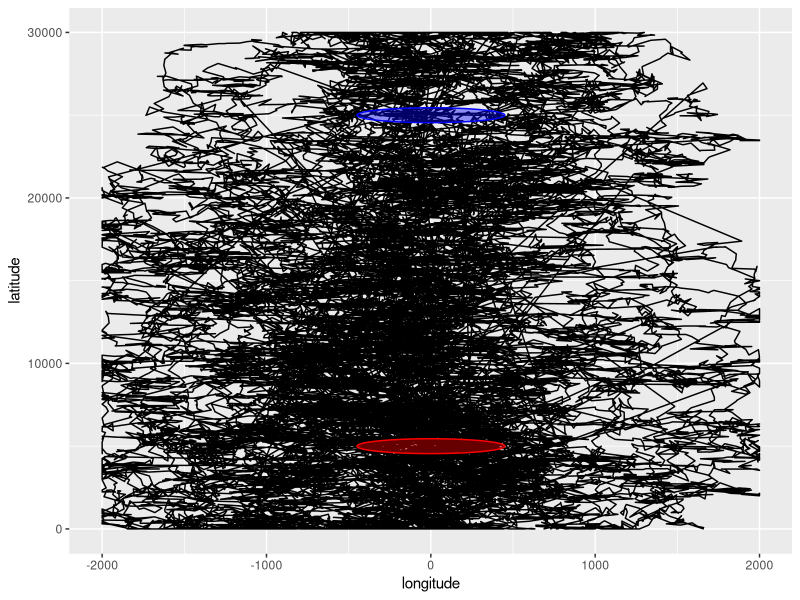
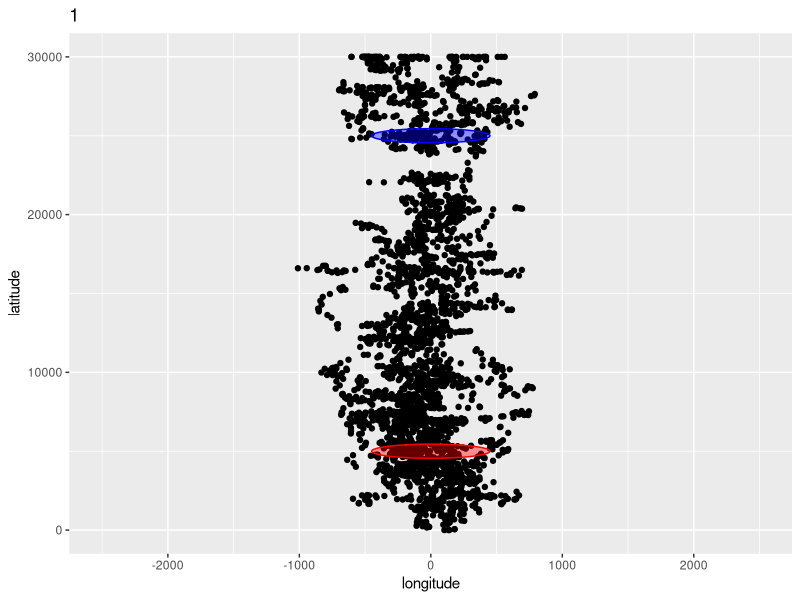
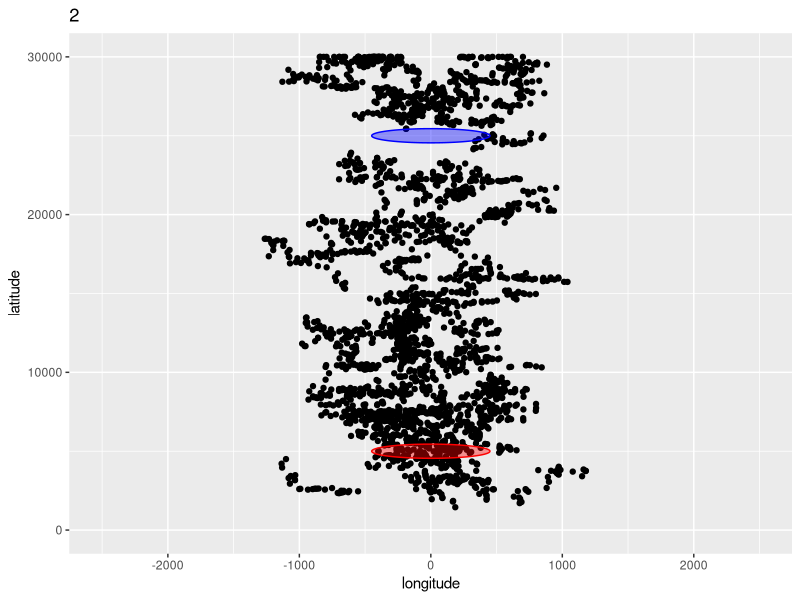
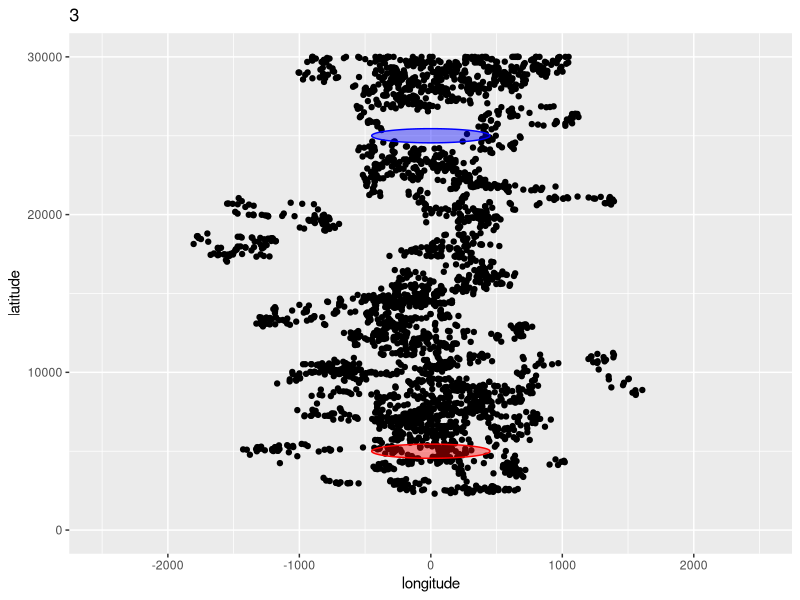
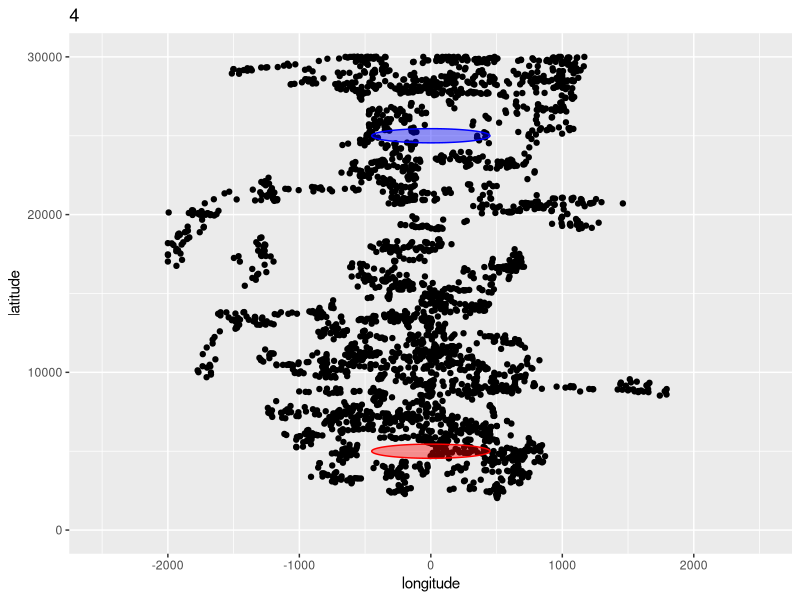
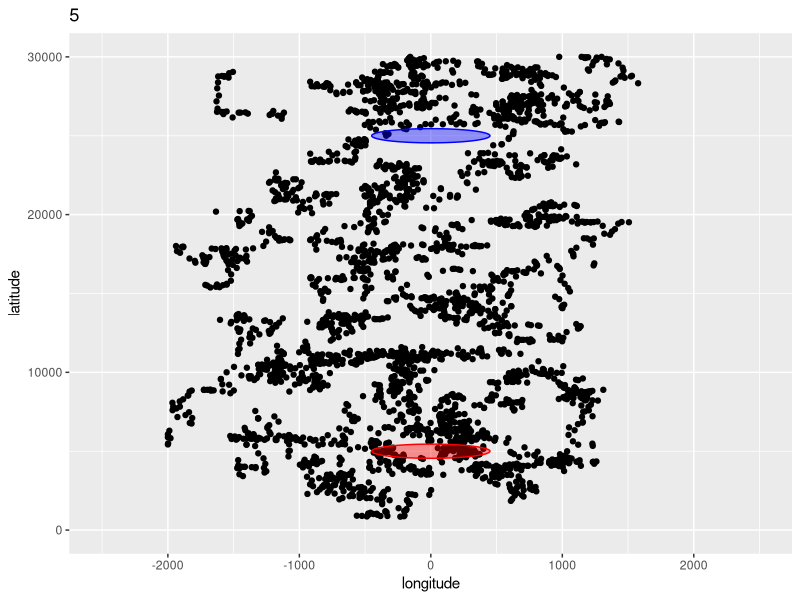
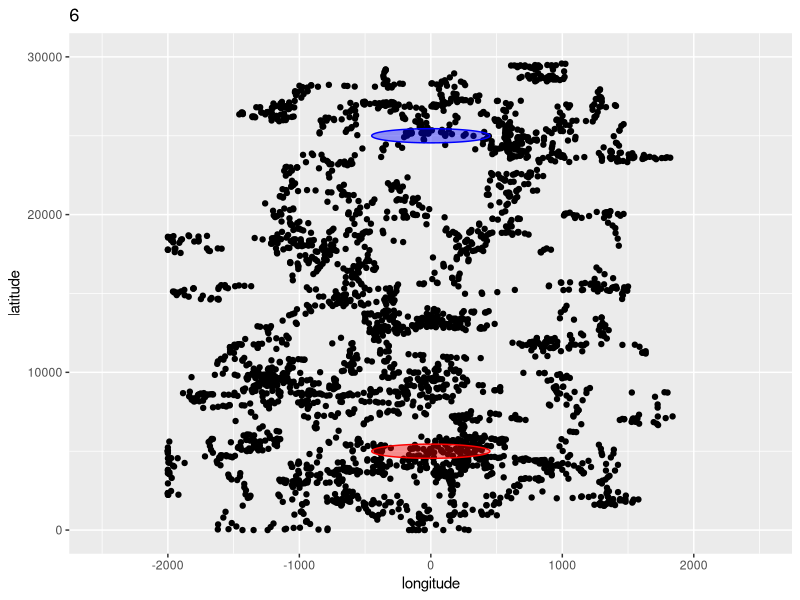
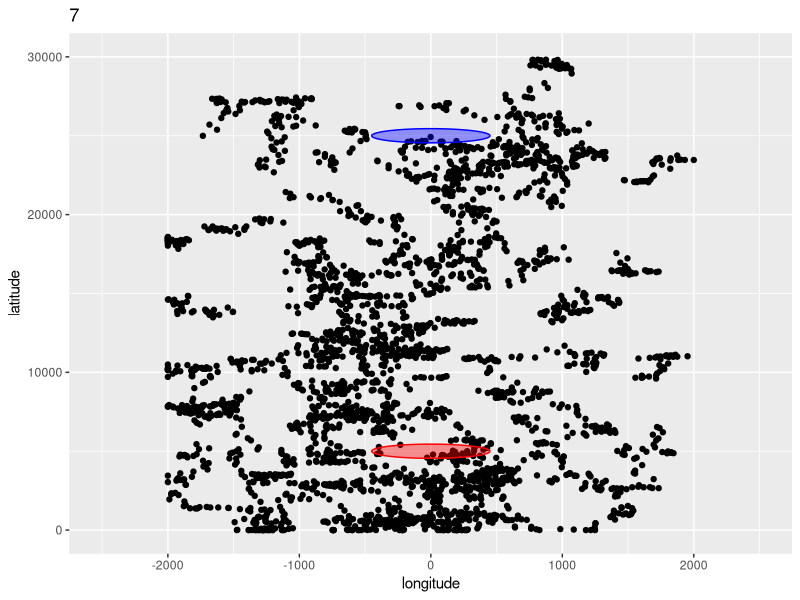

Generate these figures, in order, with R: (Note: this script raises an error after producing the figures.)


library(tidyverse)
library(lubridate)
library(patchwork)
rm(list = ls())

## years, individuals, days, and timesteps
n.years <- 1 # number years to simulate
n.ind <- 100 # number of individuals to simulate
n.days <- 365 # days in year
increment.days <- 60*60*24 # daily increment for each step 
sdt <- "2023-01-01 00:00:00" # start time for timekeeping

## probabilities defining movement
pr <- 0.1 # probability of behavioral state switching
pr_n <- c(seq(0.8, 0.2, length.out = 6),seq(0.2, 0.8, length.out = 6))

## hydrophone locations
h1_lat <- 5000
h1_lon <- 0
h2_lat <- 25000
h2_lon <- 0

## initial condition bounds
lon_min <- -200
lon_max <- 200
pr2a <- 0.2
pr2b <- 0.5
# south initial conditions
lat_min_s <- 0
lat_max_s <- 10000
# mid initial conditions
lat_min_m <- 10000
lat_max_m <- 20000
# north initial conditions
lat_min_n <- 20000
lat_max_n <- 30000

## arena boundaries
long_bound_max <- 2000
long_bound_min <- -2000
lat_bound_max <- 30000
lat_bound_min <- 0

## set up dfs for detection % by month at each hydrophone
h1_perc <- data.frame(matrix(0,12*n.years,3))
h2_perc <- data.frame(matrix(0,12*n.years,3))
colnames(h1_perc) <- c("yr","month","perc")
colnames(h2_perc) <- c("yr","month","perc")
detection_range <- 450

## set up df for keeping track of all agents' latitudes at each daily step of the simulation
lats.df <- data.frame(matrix(0,n.ind*n.days*n.years,4))
colnames(lats.df) <- c("latitude","longitude","month","yr")

##### LOOP THROUGH YEARS #####
for (y in 1:n.years) {
  ## placeholder to keep track of place for storing all agent latitudes over all time steps
  jj1 <- ((y-1)*n.ind*n.days)+1
  jj2 <- jj1-1+(n.days*n.ind)
  
  ## initialize behavioral state and agent position data frames for the given year
  state.df <- data.frame(matrix(0,n.ind*n.days,4))
  colnames(state.df) <- c("id","step","value","state")
  agent.df <- data.frame(matrix(0,n.ind*n.days,12))
  colnames(agent.df) <- c("yr","month","id","datetime","step","longitude","latitude","heading","dist_h1","dist_h2","x_change","y_change")
  class(agent.df$datetime) <- 'POSIXct'
  
  ##### LOOP THROUGH INDIVIDUALS FOR EACH YEAR #####
  for (i in 1:n.ind) {
    
    ##### LOOP THROUGH DAYS FOR EACH INDIVIDUAL #####
    for (d in 1:n.days) {
      ## progress tracker
      print(paste('year:',y,'|| individual:',i,'|| day:',d))
      ## index placeholder 
      k <- (i-1)*n.days + d
      
      ##### calculate agent information for the given day
      ## if day 1 of year 1:
      if (y == 1 & d == 1) {
        ## auxiliary information
        agent.df$datetime[k] <- as.POSIXct(strptime(sdt, "%Y-%m-%d %H:%M:%S") + (d-1)*increment.days)
        agent.df$yr[k] <- y
        agent.df$month[k] <- month(agent.df$datetime[k])
        agent.df$id[k] <- i
        agent.df$step[k] <- d
        ## behavioral state
        state.df$id[k] <- i
        state.df$step[k] <- d
        rand <- runif(1,0,1)
        if (rand >= 0.5) {
          state.df$value[k] <- rand
          state.df$state[k] <- 'Forage'
        } else {
          state.df$value[k] <- rand
          state.df$state[k] <- 'Search'
        }
        ## position
        agent.df$longitude[k] <- runif(1,lon_min,lon_max)
        x <- runif(1,0,1)
        if (x < pr2a) {
          agent.df$latitude[k] <- runif(1,lat_min_n,lat_max_n)
        } else if (x < pr2b & x > pr2a) {
          agent.df$latitude[k] <- runif(1,lat_min_m,lat_max_m)
        } else {
          agent.df$latitude[k] <- runif(1,lat_min_s,lat_max_s)
        }
        
        ## heading
        agent.df$heading[k] <- runif(1,0.0001,360)
        ## distances from hydrophones
        agent.df$dist_h1[k] <- sqrt((h1_lat - agent.df$latitude[k])^2 + (h1_lon - agent.df$longitude[k])^2)
        agent.df$dist_h2[k] <- sqrt((h2_lat - agent.df$latitude[k])^2 + (h2_lon - agent.df$longitude[k])^2)
        ## x_change and y_change
        agent.df$x_change[k] <- 0
        agent.df$y_change[k] <- 0
      } 
      
      ## if day 1 but year > 1:
      else if (y > 1 & d == 1) {
        ## get info from day 365 of the previous year for the present individual
        old.state <- state.lastyear %>% filter(id == i)
        old.agent <- agent.lastyear %>% filter(id == i)
        ## auxiliary information
        agent.df$datetime[k] <- as.POSIXct(strptime(sdt, "%Y-%m-%d %H:%M:%S") + (d-1)*increment.days)
        agent.df$yr[k] <- y
        agent.df$month[k] <- month(agent.df$datetime[k])
        agent.df$id[k] <- i
        agent.df$step[k] <- d
        ## behavioral state
        state.df$id[k] <- i
        state.df$step[k] <- d
        prev.state <- old.state$state[1]
        rand <- runif(1,0,1)
        if (rand >= pr && prev.state == 'Forage' ) {
          state.df$value[k] <- rand
          state.df$state[k] <- 'Forage'
        } else if (rand < pr && prev.state == 'Forage') {
          state.df$value[k] <- rand
          state.df$state[k] <- 'Search'
        } else if (rand >= pr && prev.state == 'Search') {
          state.df$value[k] <- rand
          state.df$state[k] <- 'Search'
        } else if (rand < pr && prev.state == 'Search') {
          state.df$value[k] <- rand
          state.df$state[k] <- 'Forage'
        }
        ## position and heading
        if (state.df$state[k] == 'Forage') {
          step <- rgamma(1, shape = 2, rate = 2) * 100
          # Uniform distribution for direction during forage state
          agent.df$heading[k] <- runif(1,0.0001,360)
          # Determine the angle to perform trig
          angle <- 0 
          if (agent.df$heading[k] > 0 &&  agent.df$heading[k] <= 90) {
            angle <- (90 -  agent.df$heading[k])
          } else if (agent.df$heading[k] > 90 && agent.df$heading[k] <= 180) {
            angle <- (agent.df$heading[k] - 90)
          } else if (agent.df$heading[k] > 180 && agent.df$heading[k] <= 270) {
            angle <- (270 - agent.df$heading[k])
          } else {
            angle <- (agent.df$heading[k] - 270)
          }
          # Use sine to determine the movement in y (latitude)
          rad_y <- angle*0.0174532925
          y_change <- sin(rad_y)*step
          # Use cosine to determine the movement in x (longitude)
          rad_x <- angle*0.0174532925
          x_change <- cos(rad_x)*step
          ## x_change and y_change
          agent.df$x_change[k] <- x_change
          agent.df$y_change[k] <- y_change
          # Determine whether to add or subtract new value based on heading
          if (agent.df$heading[k] > 270 && agent.df$heading[k] <= 360 || agent.df$heading[k] > 0 && agent.df$heading[k] <= 90) {
            agent.df$latitude[k] <- old.agent$latitude[1] + y_change
          } else {
            agent.df$latitude[k] <- old.agent$latitude[1] - y_change
          }
          if (agent.df$heading[k] > 0 && agent.df$heading[k] <= 180) {
            agent.df$longitude[k] <- old.agent$longitude[1] + x_change
          } else {
            agent.df$longitude[k] <- old.agent$longitude[1] - x_change
          }
        } 
        else if (state.df$state[k] == 'Search') {
          #step <- runif(1,0,700)
          step <- runif(1,0,500)
          # Use N-S search heading probabilities for search behavioral state
          n_s <- runif(1,0,1)
          if (n_s < pr_n[agent.df$month[k]]) {
            agent.df$heading[k] <- rnorm(1,0,10)
            if (agent.df$heading[k] < 0) {
              agent.df$heading[k] <- 360 + agent.df$heading[k]
            }
          } else {
            agent.df$heading[k] <- rnorm(1,180,10)
          }
          # Determine the angle to perform trig
          angle <- 0 
          if (agent.df$heading[k] > 0 && agent.df$heading[k] <= 90) {
            angle <- (90 - agent.df$heading[k])
          } else if (agent.df$heading[k] > 90 && agent.df$heading[k] <= 180) {
            angle <- (agent.df$heading[k] - 90)
          } else if (agent.df$heading[k] > 180 && agent.df$heading[k] <= 270) {
            angle <- (270 - agent.df$heading[k])
          } else {
            angle <- (agent.df$heading[k] - 270)
          }
          # Use sine to determine the movement in y (latitude)
          rad_y <- angle*0.0174532925
          y_change <- sin(rad_y)*step
          # Use cosine to determine the movement in x (longitude)
          rad_x <- angle*0.0174532925
          x_change <- cos(rad_x)*step
          ## x_change and y_change
          agent.df$x_change[k] <- x_change
          agent.df$y_change[k] <- y_change
          # new positions
          if (agent.df$heading[k] > 270 && agent.df$heading[k] <= 360 || agent.df$heading[k] >= 0 && agent.df$heading[k] <= 90) {
            agent.df$latitude[k] <- old.agent$latitude[1] + y_change
          } else {
            agent.df$latitude[k] <- old.agent$latitude[1] - y_change
          }
          if (agent.df$heading[k] > 0 & agent.df$heading[k] <= 180) {
            agent.df$longitude[k] <- agent.df$longitude[1] + x_change
          } else {
            agent.df$longitude[k] <- agent.df$longitude[1] - x_change
          }
        }
        ## keep position within arena
        if (agent.df$longitude[k] > long_bound_max) {
          agent.df$longitude[k] <- long_bound_max
        } 
        else if (agent.df$longitude[k] < long_bound_min) {
          agent.df$longitude[k] <- long_bound_min
        } else {
          agent.df$longitude[k] <- agent.df$longitude[k]
        }
        if (agent.df$latitude[k] > lat_bound_max) {
          agent.df$latitude[k] <- lat_bound_max
        } 
        else if (agent.df$latitude[k] < lat_bound_min) {
          agent.df$latitude[k] <- lat_bound_min
        } 
        ## distances from hydrophones
        agent.df$dist_h1[k] <- sqrt((h1_lat - agent.df$latitude[k])^2 + (h1_lon - agent.df$longitude[k])^2)
        agent.df$dist_h2[k] <- sqrt((h2_lat - agent.df$latitude[k])^2 + (h2_lon - agent.df$longitude[k])^2)
      }
      
      ## for all other days:
      else {
        ## auxiliary information
        agent.df$datetime[k] <- as.POSIXct(strptime(sdt, "%Y-%m-%d %H:%M:%S") + (d-1)*increment.days)
        agent.df$yr[k] <- y
        agent.df$month[k] <- month(agent.df$datetime[k])
        agent.df$id[k] <- i
        agent.df$step[k] <- d
        ## behavioral state
        state.df$id[k] <- i
        state.df$step[k] <- d
        prev.state <- state.df$state[k-1]
        rand <- runif(1,0,1)
        if (rand >= pr && prev.state == 'Forage' ) {
          state.df$value[k] <- rand
          state.df$state[k] <- 'Forage'
        } else if (rand < pr && prev.state == 'Forage') {
          state.df$value[k] <- rand
          state.df$state[k] <- 'Search'
        } else if (rand >= pr && prev.state == 'Search') {
          state.df$value[k] <- rand
          state.df$state[k] <- 'Search'
        } else if (rand < pr && prev.state == 'Search') {
          state.df$value[k] <- rand
          state.df$state[k] <- 'Forage'
        }
        ## position and heading
        if (state.df$state[k] == 'Forage') {
          step <- rgamma(1, shape = 2, rate = 2) * 100
          # Uniform distribution for direction during forage state
          agent.df$heading[k] <- runif(1,0.0001,360)
          # Determine the angle to perform trig
          angle <- 0 
          if (agent.df$heading[k] > 0 &&  agent.df$heading[k] <= 90) {
            angle <- (90 -  agent.df$heading[k])
          } else if (agent.df$heading[k] > 90 && agent.df$heading[k] <= 180) {
            angle <- (agent.df$heading[k] - 90)
          } else if (agent.df$heading[k] > 180 && agent.df$heading[k] <= 270) {
            angle <- (270 - agent.df$heading[k])
          } else {
            angle <- (agent.df$heading[k] - 270)
          }
          # Use sine to determine the movement in y (latitude)
          rad_y <- angle*0.0174532925
          y_change <- sin(rad_y)*step
          # Use cosine to determine the movement in x (longitude)
          rad_x <- angle*0.0174532925
          x_change <- cos(rad_x)*step
          ## x_change and y_change
          agent.df$x_change[k] <- x_change
          agent.df$y_change[k] <- y_change
          # Determine whether to add or subtract new value based on heading
          if (agent.df$heading[k] > 270 && agent.df$heading[k] <= 360 || agent.df$heading[k] > 0 && agent.df$heading[k] <= 90) {
            agent.df$latitude[k] <- agent.df$latitude[k-1] + y_change
          } else {
            agent.df$latitude[k] <- agent.df$latitude[k-1] - y_change
          }
          if (agent.df$heading[k] > 0 && agent.df$heading[k] <= 180) {
            agent.df$longitude[k] <- agent.df$longitude[k-1] + x_change
          } else {
            agent.df$longitude[k] <- agent.df$longitude[k-1] - x_change
          }
        } 
        else if (state.df$state[k] == 'Search') {
          step <- runif(1,0,500)
          # Use N-S search heading probabilities for search behavioral state
          n_s <- runif(1,0,1)
          if (n_s < pr_n[agent.df$month[k]]) {
            agent.df$heading[k] <- rnorm(1,0,10)
            if (agent.df$heading[k] < 0) {
              agent.df$heading[k] <- 360 + agent.df$heading[k]
            }
          } else {
            agent.df$heading[k] <- rnorm(1,180,10)
          }
          # Determine the angle to perform trig
          angle <- 0 
          if (agent.df$heading[k] > 0 && agent.df$heading[k] <= 90) {
            angle <- (90 - agent.df$heading[k])
          } else if (agent.df$heading[k] > 90 && agent.df$heading[k] <= 180) {
            angle <- (agent.df$heading[k] - 90)
          } else if (agent.df$heading[k] > 180 && agent.df$heading[k] <= 270) {
            angle <- (270 - agent.df$heading[k])
          } else {
            angle <- (agent.df$heading[k] - 270)
          }
          # Use sine to determine the movement in y (latitude)
          rad_y <- angle*0.0174532925
          y_change <- sin(rad_y)*step
          # Use cosine to determine the movement in x (longitude)
          rad_x <- angle*0.0174532925
          x_change <- cos(rad_x)*step
          ## x_change and y_change
          agent.df$x_change[k] <- x_change
          agent.df$y_change[k] <- y_change
          # new positions
          if (agent.df$heading[k] > 270 && agent.df$heading[k] <= 360 || agent.df$heading[k] >= 0 && agent.df$heading[k] <= 90) {
            agent.df$latitude[k] <- agent.df$latitude[k-1] + y_change
          } else {
            agent.df$latitude[k] <- agent.df$latitude[k-1] - y_change
          }
          if (agent.df$heading[k] > 0 & agent.df$heading[k] <= 180) {
            agent.df$longitude[k] <- agent.df$longitude[k-1] + x_change
          } else {
            agent.df$longitude[k] <- agent.df$longitude[k-1] - x_change
          }
        }
        ## keep position within arena
        if (agent.df$longitude[k] > long_bound_max) {
          agent.df$longitude[k] <- long_bound_max
        } 
        else if (agent.df$longitude[k] < long_bound_min) {
          agent.df$longitude[k] <- long_bound_min
        } 
        if (agent.df$latitude[k] > lat_bound_max) {
          agent.df$latitude[k] <- lat_bound_max
        } 
        else if (agent.df$latitude[k] < lat_bound_min) {
          agent.df$latitude[k] <- lat_bound_min
        } 
        ## distances from hydrophones
        agent.df$dist_h1[k] <- sqrt((h1_lat - agent.df$latitude[k])^2 + (h1_lon - agent.df$longitude[k])^2)
        agent.df$dist_h2[k] <- sqrt((h2_lat - agent.df$latitude[k])^2 + (h2_lon - agent.df$longitude[k])^2)
      }
    }
  }
  ## If final day of year and final individual: 
  ## (1) calculate % of days w/ clicks present at each hydrophone for each month of year
  ## (2) store each agent's information from day 365 for calculating day 1 info next year
  ## (3) clear agent.df and state.df dataframes (but keep for vis if final year of model run)
  if (d == n.days & i == n.ind) {
    print(paste('calculating monthly % presence for year',y))
    for (m in 1:12) {
      # index placeholder
      kk <- (y-1)*12 + m
      # filter to current month
      dm <- agent.df %>% filter(month == m & yr == y)
      # daily presence vs. absence dfs for each hydrophone in present month
      h1_pres <- data.frame(matrix(0,length(dm$step)/n.ind,1))
      colnames(h1_pres) <- "yn"
      h2_pres <- data.frame(matrix(0,length(dm$step)/n.ind,1))
      colnames(h2_pres) <- "yn"
      for (dd in min(dm$step):max(dm$step)) {
        dm_day <- dm %>% filter(step == dd)
        if (any(dm_day$dist_h1 < detection_range)) {
          h1_pres$yn[dd-min(dm$step)+1] <- 1
        } else {
          h1_pres$yn[dd-min(dm$step)+1] <- 0
        }
        if (any(dm_day$dist_h2 < detection_range)) {
          h2_pres$yn[dd-min(dm$step)+1] <- 1
        } else {
          h2_pres$yn[dd-min(dm$step)+1] <- 0
        }
      }
      # hydrophone 1 monthly values
      h1_perc$yr[kk] <- y
      h1_perc$month[kk] <- m
      h1_perc$perc[kk] <- (sum(h1_pres$yn)/length(h1_pres$yn))*100
      # hydrophone 2 monthly values
      h2_perc$yr[kk] <- y
      h2_perc$month[kk] <- m
      h2_perc$perc[kk] <- (sum(h2_pres$yn)/length(h2_pres$yn))*100
    }
    
    ## store lat & lon of all agents at each timestep
    lats.df$latitude[jj1:jj2] <- agent.df$latitude
    lats.df$longitude[jj1:jj2] <- agent.df$longitude
    lats.df$month[jj1:jj2] <- agent.df$month
    lats.df$yr[jj1:jj2] <- agent.df$yr
    
    ## store last year info and clear some variables 
    if (y < n.years) {
      state.lastyear <- state.df %>% filter(step == n.days)
      agent.lastyear <- agent.df %>% filter(step == n.days)
      rm(state.df, agent.df, h1_pres, h2_pres)
    }
  }
}


########### DIAGNOSTIC PLOTS ######################
ggplot(agent.df, aes(x=longitude, y = latitude)) +
  geom_path() +
  annotate("polygon",
           x=h1_lon + detection_range*cos(seq(0,2*pi,length.out=100)),
           y=h1_lat + detection_range*sin(seq(0,2*pi,length.out=100)),
           color = "red", fill = "red", alpha=0.4) +
  annotate("polygon",
           x=h2_lon + detection_range*cos(seq(0,2*pi,length.out=100)),
           y=h2_lat + detection_range*sin(seq(0,2*pi,length.out=100)),
           color = "blue", fill = "blue", alpha=0.4) 
for (m in 1:12) {
  a <- agent.df %>% filter(month == m)
  print(ggplot(a, aes(x=longitude, y = latitude)) +
          geom_point() +
          annotate("polygon",
                   x=h1_lon + detection_range*cos(seq(0,2*pi,length.out=100)),
                   y=h1_lat + detection_range*sin(seq(0,2*pi,length.out=100)),
                   color = "red", fill = "red", alpha=0.4) +
          annotate("polygon",
                   x=h2_lon + detection_range*cos(seq(0,2*pi,length.out=100)),
                   y=h2_lat + detection_range*sin(seq(0,2*pi,length.out=100)),
                   color = "blue", fill = "blue", alpha=0.4)  +
          xlim(c(-2500,2500)) +
          ylim(c(min(agent.df$latitude),max(agent.df$latitude))) +
          ggtitle(m))
}

# h1 <- h1_perc %>% filter(yr == 2)
# h2 <- h2_perc %>% filter(yr == 2)
# ggplot(h1, aes(x = month, y = perc)) + 
#   geom_point(color = "red") +
#   geom_point(data = h2, aes(x = month, y = perc), color = "blue")

h1 <- h1_perc %>% filter(yr > 1)
h2 <- h2_perc %>% filter(yr > 1)
pa <- ggplot(h1, aes(x = as.factor(month), y = perc)) + geom_boxplot(color = "red")
pb <- ggplot(h2, aes(x = as.factor(month), y = perc)) + geom_boxplot(color = "blue")
pa/pb

ggplot(agent.df, aes(x=step, y = latitude)) + geom_point(color = "black") +
  geom_hline(yintercept = h1_lat, color = "red") +
  geom_hline(yintercept = h2_lat, color = "blue") 

ggplot(agent.df, aes(x=step, y = longitude)) + geom_point()
ggplot(lats.df, aes(latitude)) + geom_histogram()
ggplot(lats.df, aes(longitude)) + geom_histogram()

rand_ind <- round(runif(1,1,n.ind))
#rand_ind <- 1
ind <- agent.df %>% filter(id == rand_ind) 
ind_start <- ind %>% filter(step == 1)
ind_mid <- ind %>% filter(step == 183)
ind_end <- ind %>% filter(step == 365)
ggplot(ind, aes(longitude,latitude,color=step)) + 
  annotate("polygon",
           x=h1_lon + detection_range*cos(seq(0,2*pi,length.out=100)),
           y=h1_lat + detection_range*sin(seq(0,2*pi,length.out=100)),
           color = "red", fill = "red", alpha=0.4) +
  annotate("polygon",
           x=h2_lon + detection_range*cos(seq(0,2*pi,length.out=100)),
           y=h2_lat + detection_range*sin(seq(0,2*pi,length.out=100)),
           color = "blue", fill = "blue", alpha=0.4)  +
  annotate("text", x = -2450, y = 29500, label = 'F', size = 7, fontface = "bold") +
  annotate("text", x = 2450, y = 29500, label = 'N', size = 7) +
  geom_segment(aes(x = 2450, y = 22500, xend = 2450, yend = 28000),
               arrow = arrow(length = unit(0.5, "cm"))) +
  geom_path()  +
  scale_color_gradient(low = '#bdbdbd', high = '#000000') +
  geom_point(data = ind_start, aes(longitude, latitude), shape = 21, color = 'black', fill = 'white', size = 4) +
  geom_point(data = ind_mid, aes(longitude, latitude), shape = 21, color = 'black', fill = 'gray', size = 4) +
  geom_point(data = ind_end, aes(longitude, latitude), shape = 21, color = 'black', fill = 'black', size = 4) +
  xlim(c(-2500,2500)) +
  ylim(c(min(agent.df$latitude),max(agent.df$latitude))) +
  xlab("Longitude") +
  ylab("Latitude") +
  theme_bw() +
  theme(legend.position = "none",panel.grid.major = element_blank(), panel.grid.minor = element_blank(),
        axis.text.x = element_blank(),axis.ticks.x = element_blank(),
        axis.text.y = element_blank(),axis.ticks.y = element_blank(),
        text = element_text(size = 14))

##### save files for later formal visualization
write.csv(agent.df, file = "outputs/files/simulation_outputs/trackers_agentdf.csv",row.names = FALSE)
write.csv(h1_perc, file = "outputs/files/simulation_outputs/trackers_h1perc.csv",row.names = FALSE)
write.csv(h2_perc, file = "outputs/files/simulation_outputs/trackers_h2perc.csv",row.names = FALSE)
write.csv(lats.df, file = "outputs/files/simulation_outputs/trackers_lats.csv",row.names = FALSE)


